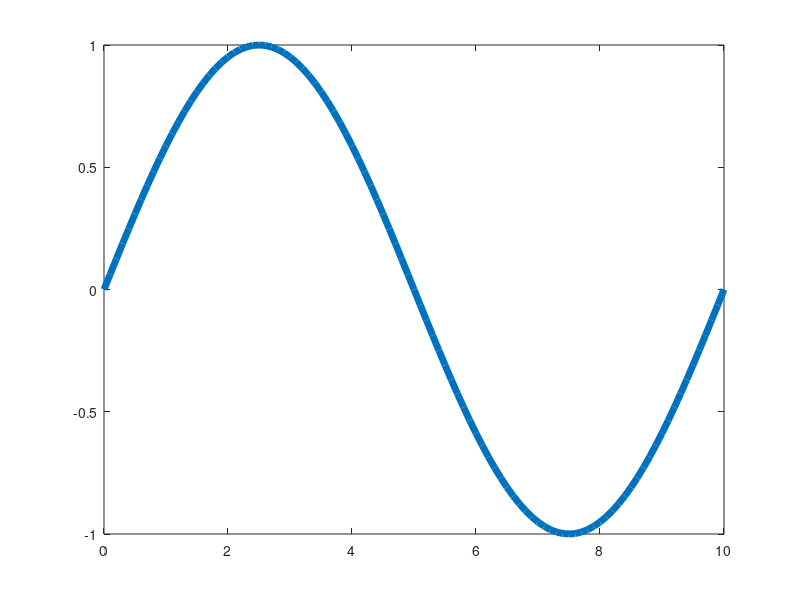

Here is the MATLAB script that generated this plot: (Note: this script raises an error after producing the figure.)
clc
clear
close all

printfigure = 0;

Length = 10;  % Stablaenge
Time = 200;   % Zetiraum

step_length = 0.1;
step_time = 1;

x = 0 : step_length : Length;
t = 0 : step_time : Time;

N_length = length(x);
N_time = length(t);

k = 0.1;

f = zeros(N_time, N_length);
f(1,:) = sin(x / Length * 2 * pi);

A = step_length ^ 2 / (step_length ^ 2 + 2 * k * step_time);
B = (k * step_time) / (step_length ^ 2 + 2 * k * step_time);

H = speye(N_length * N_time);

for n = 2 : N_length - 1
    for m = 2 : N_time
        H(n+N_length*(m-1),n+N_length*(m-1)) = -1;
        H(n+N_length*(m-1),n+N_length*(m-2)) = A;
        H(n+N_length*(m-1),n+N_length*(m-1)-1) = B;
        H(n+N_length*(m-1),n+N_length*(m-1)+1) = B;
    end
end

length_edge = [1, N_length];
for n = 1 : 2
    for m = 2 : N_time
        H(length_edge(n)+N_length*(m-1),length_edge(n)+N_length*(m-1)) = -1;
        H(length_edge(n)+N_length*(m-1),length_edge(n)+N_length*(m-1)-sign(length_edge(n)-N_length/2)) = 1;
    end
end

b = zeros(N_length*N_time,1);
for n = 1 : N_length
    H(n,n) = 1;
    b(n) = f(1,n);
end

T = H\b;
for n = 1 : N_length
    for m = 2 : N_time
        f(m,n) = T(n+N_length*(m-1));
    end
end

figure
for n = 1 : 4 : N_time
    plot(x, f(n,:),'LineWidth',5)
    xlim([0 10])
    ylim([-1 1])
    setplt('Temperature Distribution','$x$','$f$','Temperature Distribution',0)
    txt = ['$t = ',num2str((n-1)*step_time),'$'];
    TEXT = text(8,0.6,txt,'FontSize',30);
    set(TEXT,'Interpreter','latex')
    set(gcf,'outerposition',get(0,'screensize'));
    txt = ['$t = ',num2str((n-1)*step_time),'$'];
    T = text(8,1.6,txt,'FontSize',30);
    set(T,'Interpreter','latex')
    drawnow
    frame=getframe(gcf);
    imind=frame2im(frame);
    [imind,cm] = rgb2ind(imind,256);
    if printfigure == 1
        if n==1
             imwrite(imind,cm,'TV_homo_fdm_1.gif','gif', 'Loopcount',inf,'DelayTime',1e-6);
        else
             imwrite(imind,cm,'TV_homo_fdm_1.gif','gif','WriteMode','append','DelayTime',1e-6);
        end
    end
end

figure
[X, Y] = meshgrid(x, t);
mesh(X,Y,f)
setmesh('Tempreature Distribution','$x$','$t$','$f$','TV_homo_fdm_Ttx_1',printfigure)


f_fdm_homo_1 = f;
x_fdm_homo_1 = x;
save('f_fdm_homo_1.mat','x_fdm_homo_1','f_fdm_homo_1')
